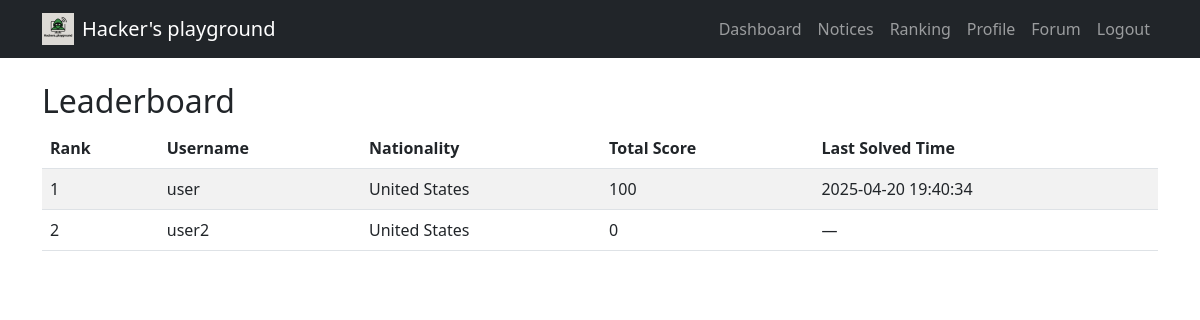
Page /leaderboard (signed in) on the committed database.
### tables this page shows
CREATE TABLE users (
  id INTEGER PRIMARY KEY AUTOINCREMENT,
  username TEXT NOT NULL UNIQUE,
  password TEXT NOT NULL,
  email TEXT,
  comment TEXT,
  nationality TEXT,
  score INTEGER DEFAULT 0,
  ranking INTEGER DEFAULT 0
);

### routes/main.py (the view)
@main_routes.route('/leaderboard')
def leaderboard():
    conn = get_db()
    cur = conn.cursor()
    cur.execute("""
        SELECT u.id, u.username, u.nationality,
               SUM(c.score) AS total_score,
               MAX(s.solved_at) AS last_solved_time
        FROM users u
        LEFT JOIN solves s ON u.id = s.user_id
        LEFT JOIN challenges c ON s.challenge_id = c.id
        WHERE u.username != 'admin'
        GROUP BY u.id
        ORDER BY total_score DESC, last_solved_time ASC
        LIMIT 100
    """)
    top_users = cur.fetchall()
    for i, user in enumerate(top_users, start=1):
        cur.execute("UPDATE users SET ranking=? WHERE id=?", (i, user["id"]))
    conn.commit()
    return render_template("leaderboard.html", top_users=top_users)

### routes/main.py (called while the page is built)
def get_db():
    conn = sqlite3.connect('database.db')
    conn.row_factory = sqlite3.Row
    return conn

### templates/leaderboard.html
{% extends "base.html" %}
{% block content %}
<h2>Leaderboard</h2>
<table class="table table-striped">
  <thead>
    <tr>
      <th>Rank</th>
      <th>Username</th>
      <th>Nationality</th>
      <th>Total Score</th>
      <th>Last Solved Time</th>
    </tr>
  </thead>
  <tbody>
    {% for user in top_users %}
    <tr>
      <td>{{ loop.index }}</td>
      <td>{{ user.username }}</td>
      <td>{{ user.nationality or 'Unknown' }}</td>
      <td>{{ user.total_score or 0 }}</td>
      <td>{{ user.last_solved_time or '—' }}</td>
    </tr>
    {% endfor %}
  </tbody>
</table>
{% endblock %}

### rows in the picture
users: username "user", nationality "United States", score "100", last_solved_time "2025-04-20 19:40:34"
users: username "user2", nationality "United States", score "0", last_solved_time "—"
